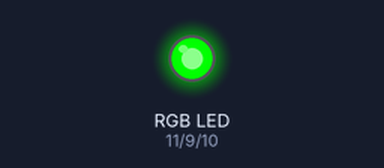
The sketch below on a simulated Arduino Uno, built with avr-gcc and run on an emulated ATmega328P. Shown: an RGB LED mixed from three pins (HIGH = lit). Dim RGB values are drawn brighter than linear.

Above: at 0.15 s.
At 16.16 s:
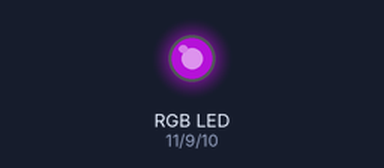
Timing chart, 0 to 16.0 s (numbered marks = the images above):
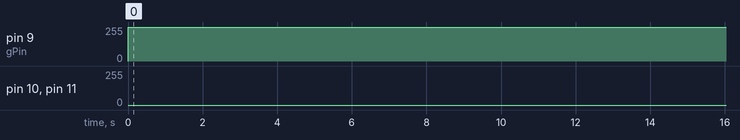

Measured:
- by itself, pin 9 (gPin): 0/255 → 255/255 at 0.00 s

The sketch:

alice_37_rgb_smd.ino
```cpp
/*
NOTE:
pin 11 -> 180 ohm resistor -> R
pin 10 -> 100 ohm resistor -> B
pin  9 -> 100 ohm resistor -> G
*/
int rPin = 11; // select the pin for the red LED
int bPin = 10; // select the pin for the blue LED
int gPin =  9; // select the pin for the green LED
int val=0;

void setup ()
{
  pinMode (rPin, OUTPUT);
  pinMode (bPin, OUTPUT);
  pinMode (gPin, OUTPUT);
//  Serial.begin (gPin600);
}

void loop ()
{
  for (val=255; val>0; val--)
  {
    analogWrite (rPin, val);
    analogWrite (bPin, 255-val);
    analogWrite (gPin, 128-val);
    delay (5);
  }
/*
    analogWrite (rPin, 0);
    analogWrite (bPin, 0);
    analogWrite (gPin, 0);
  delay(500);
  */
  for (val = 0; val <255; val++)
  {
    analogWrite (rPin, val);
    analogWrite (bPin, 255-val);
    analogWrite (gPin, 128-val);
    delay (5);
  }
//  delay(500);
// Serial.println (val, DEC);
}
```
